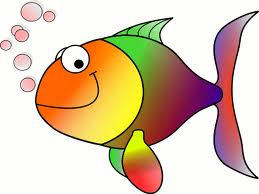
#> input picture HappyFish.jpg, 259 x 194 px
$ python Threshold.py
#> lines starting #> are read from the running program, lines starting #| are printed output that depends on the picture; after the words box and inside, x2 and y2 are one past the last pixel; in counts of white or black regions, pixels touching at a corner belong together
import cv2
import numpy as np
import sys
from matplotlib import pyplot as plt

def main():

    img = cv2.imread("HappyFish.jpg")
#> img is the input picture: shape (194, 259, 3); mean B, G, R 170.8, 196.4, 219.3

    cv2.imshow('Untampered', img)

    gray = cv2.cvtColor(img, cv2.COLOR_BGR2GRAY)
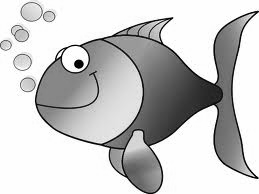
#> gray: shape (194, 259); min 0, max 255, mean 200.4
    threshold_type = 2
    threshold_value = 128
    ret,dst = cv2.threshold(gray, threshold_value, 255, cv2.THRESH_TRUNC)
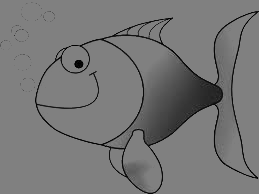
#> dst: shape (194, 259); min 0, max 128, mean 118.4
#> ret = 128
    cv2.imshow("Thresholded Image",dst)
    cv2.imwrite('thresholded.jpg', dst)

    current_threshold = 128
    max_threshold = 255
    ret,threshold = cv2.threshold(gray, current_threshold, max_threshold, cv2.THRESH_BINARY)
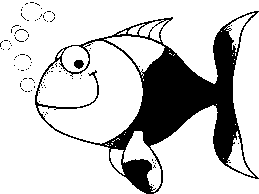
#> threshold: shape (194, 259); 79.9% white; 93 black regions (91 under 20 px), largest, box (x1, y1, x2, y2) and area: (35, 11, 259, 194) 9806, (74, 60, 84, 69) 68
    cv2.imshow("Binary threshold",threshold)
    cv2.imwrite('binary_thresholded.jpg', threshold)

    threshold1 = 27
    threshold2 = 125
    ret, binary_image1 = cv2.threshold(gray, threshold1, max_threshold, cv2.THRESH_BINARY)
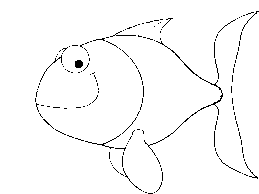
#> binary_image1: shape (194, 259); 97.6% white; black in thin lines or dots, all inside (x1, y1, x2, y2) = (35, 11, 259, 194)
#> ret = 27
    ret, binary_image2 = cv2.threshold(gray, threshold2, max_threshold, cv2.THRESH_BINARY_INV)
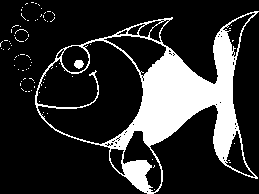
#> binary_image2: shape (194, 259); 19.4% white; 81 white regions (79 under 20 px), largest, box (x1, y1, x2, y2) and area: (35, 11, 259, 194) 9497, (74, 60, 84, 69) 67
#> ret = 125
    band_thresholded_image = np.bitwise_and(binary_image1, binary_image2)
#> band_thresholded_image: shape (194, 259); 17% white; 253 white regions (244 under 20 px), largest, box (x1, y1, x2, y2) and area: (104, 22, 240, 166) 6831, (122, 160, 154, 194) 624, (131, 22, 149, 37) 37
    cv2.imshow("Band Thresholding", band_thresholded_image)
    cv2.imwrite('band_thresholded.jpg', band_thresholded_image)

    ret,semi_thresholded_image = cv2.threshold(gray, current_threshold, max_threshold, cv2.THRESH_BINARY_INV | cv2.THRESH_OTSU)
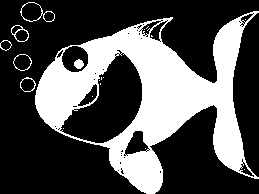
#> semi_thresholded_image: shape (194, 259); 32% white; 19 white regions (12 under 20 px), largest, box (x1, y1, x2, y2) and area: (35, 11, 259, 194) 15659, (20, 2, 55, 22) 105, (11, 25, 29, 42) 74
#> ret = 175
    semi_thresholded_image = np.bitwise_and( gray, semi_thresholded_image)
    cv2.imshow("Semi Thresholding",semi_thresholded_image )
    cv2.imwrite('semi_thresholded.png',semi_thresholded_image)

    adaptive_thresh = cv2.adaptiveThreshold(gray, 255.0, cv2.ADAPTIVE_THRESH_GAUSSIAN_C, cv2.THRESH_BINARY, 101, 10 )
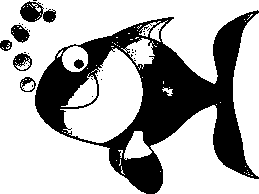
#> adaptive_thresh: shape (194, 259); 69.1% white; 31 black regions (24 under 20 px), largest, box (x1, y1, x2, y2) and area: (35, 10, 259, 194) 14388, (20, 1, 56, 23) 452, (11, 25, 30, 43) 219
    cv2.imshow("Adaptive Thresholding",adaptive_thresh)
    cv2.imwrite('adaptive_thresholded.png', adaptive_thresh)

    cv2.waitKey(0)
    cv2.destroyAllWindows()


if __name__ == "__main__":
    main()
